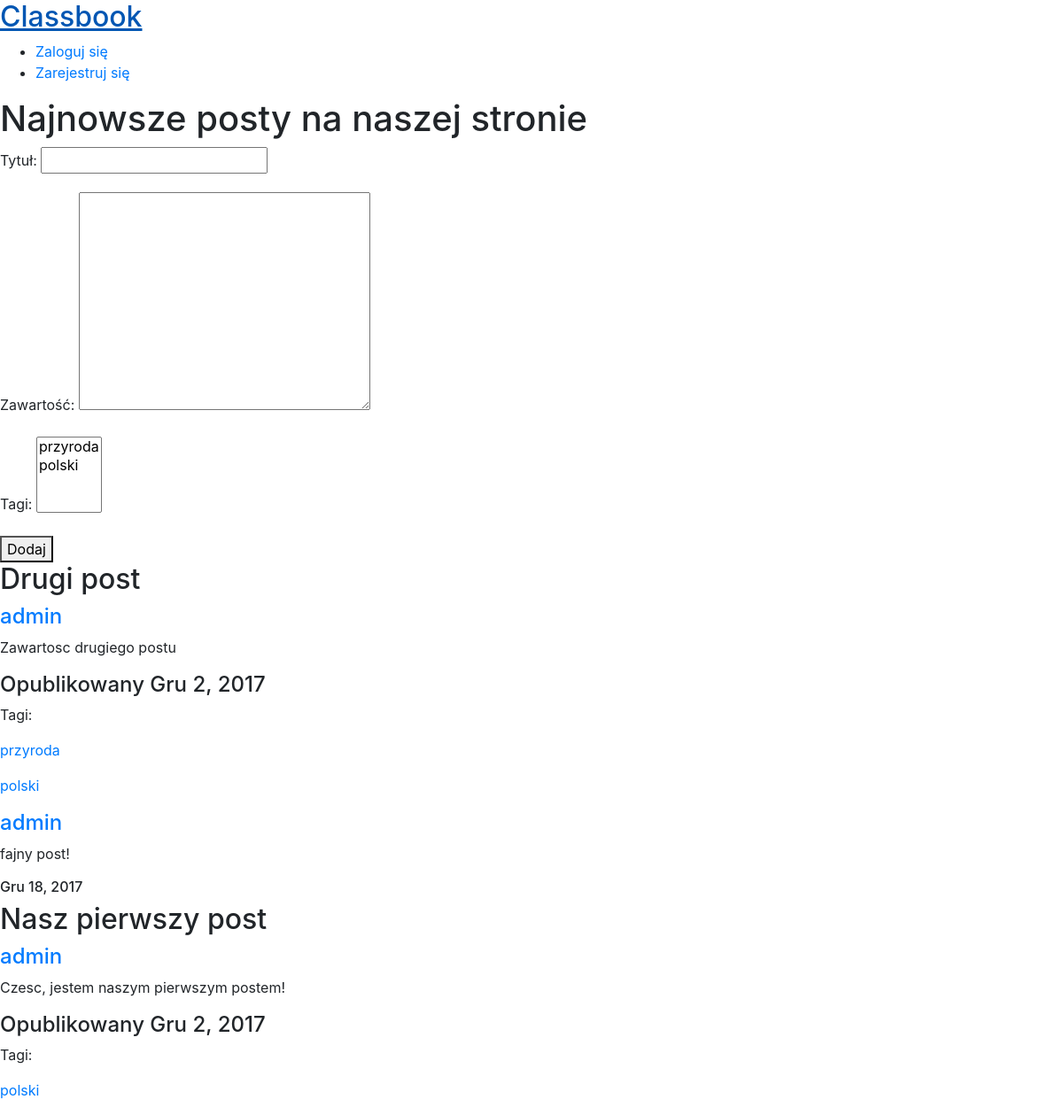
/, run on an earlier commit of the app's database.
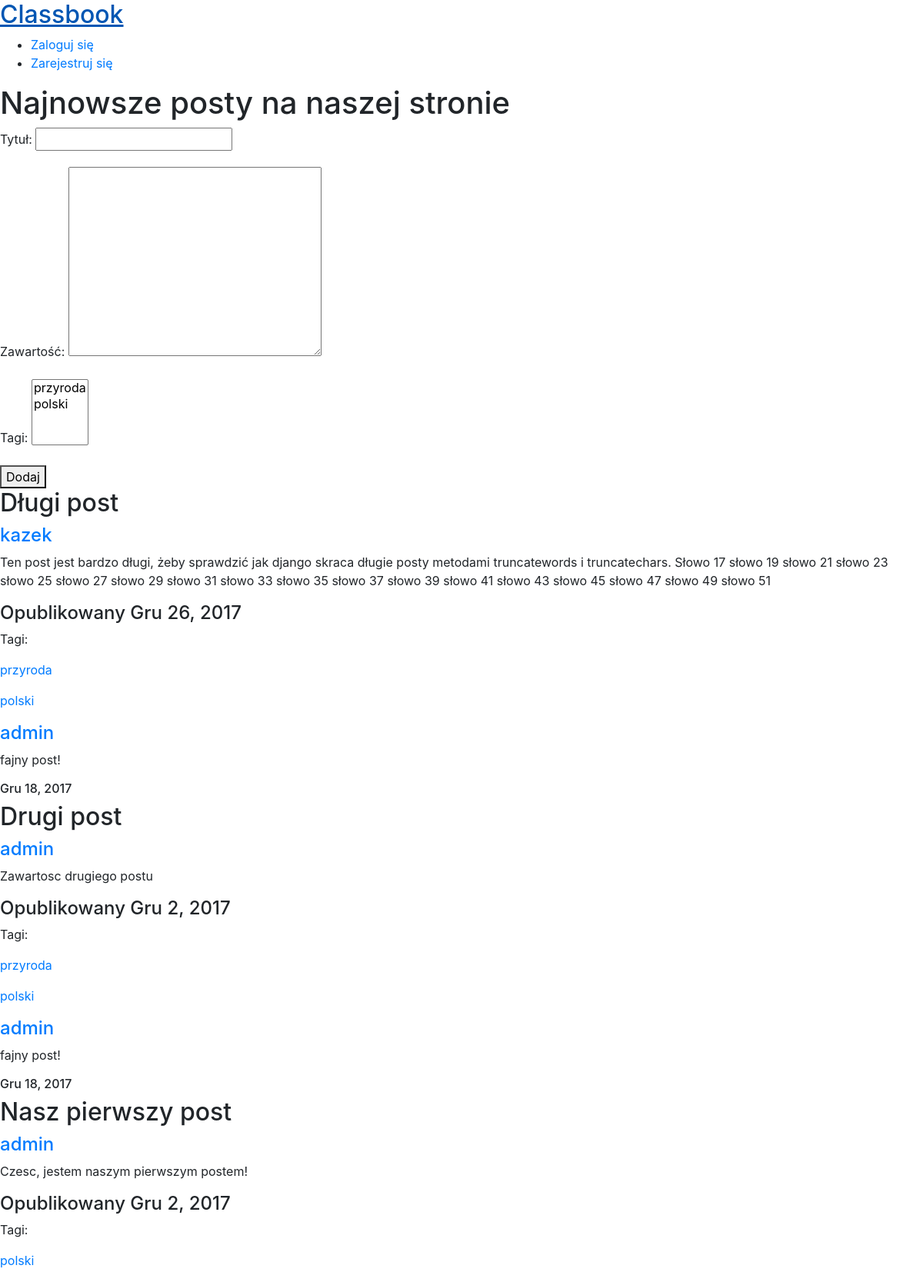
And on a later commit of the database.
### main/models.py (models this page shows, shortened)
class Post(models.Model):
	title = models.CharField(max_length=150)
	content = models.CharField(max_length=10000)
	publish_date = models.DateField(default=datetime.now) # DateTimeField(auto_now_add=True)
	user = models.ForeignKey(User, on_delete=models.CASCADE)
	tags = models.ManyToManyField(Tag)
	comments = models.ManyToManyField(Comment)
	class Meta:
		ordering = ['-publish_date', 'title']

class Tag(models.Model):
	name = models.CharField(max_length=80)
	def __str__(self):
		return self.name

class Comment(models.Model):
	user = models.ForeignKey(User, on_delete=models.CASCADE)
	date = models.DateField(default=datetime.now) # DateTimeField(auto_now_add=True)
	content = models.CharField(max_length=300)

### main/views.py (the view, shortened to what this page needs)
# urls.py: url(r'^$', views.index, name='index'),
def index(request):
	form = PostForm()
	posts = Post.objects.all()
	context = {
		'posts': posts,
		'form': form
	}
	return render(request, 'main/index.html', context)

### main/forms.py
class PostForm(forms.ModelForm):
	class Meta:
		model = Post
		fields = ['title', 'content', 'tags']
		widgets = {
			'content': forms.Textarea(attrs={'cols': 30, 'rows': 10})
		}
		labels = {
			'title': 'Tytuł',
			'content': 'Zawartość',
			'tags': 'Tagi'
		}

### main/templates/main/index.html (shortened to what this page needs)
{% extends 'main/base.html' %}
{% block header %}
	{% load humanize %}
{% endblock %}
{% block content %}
	<h1> Najnowsze posty na naszej stronie </h1>
	<div id="add_new_post">
		<form method="POST">
			{{ form.as_p }}
			<button type="submit">Dodaj</button>
		</form>
	</div>
	<div id="posts">
		{% for post in posts %}
			<div class="post">
				<h2> {{ post.title }} </h2>
				<a href="{% url 'user_view' post.user.username %}"><h4> {{ post.user.username }} </h4></a>
				<p> {{ post.content }} </p>
				<h4> Opublikowany {{ post.publish_date|naturalday }} </h4>
				<p> Tagi: </p>
				{% for tag in post.tags.all %}
					<div class="tag">
						<p> <a href="{% url 'tag_view' tag.name %}">{{ tag }}</a> </p>
					</div>
				{% endfor %}
				{% for comment in post.comments.all %}
					<div class="comment">
						<a href="{% url 'user_view' comment.user.username %}"><h4> {{ comment.user.username }} </h4></a>
						<p> {{ comment.content }} </p>
						<h6> {{ comment.date|naturalday }} </h6>
					</div>
				{% endfor %}
			</div>
		{% endfor %}
	</div>
{% endblock %}

### main/templates/main/base.html (shortened to what this page needs)
<!DOCTYPE html>
<html>
<head>
	<link rel="stylesheet" href="https://maxcdn.bootstrapcdn.com/bootstrap/4.0.0/css/bootstrap.min.css">
</head>
<body>
	<div id="navbar">
		<a href = "{% url 'index' %}"><h2>Classbook</h2></a>
		<div id="menu">
			<ul>
				{% if not user.is_authenticated %}
					<li><a href="{% url 'login' %}">Zaloguj się</a></li>
					<li><a href="{% url 'signup' %}">Zarejestruj się</a></li>
				{% else %}
					<li><a href="{% url 'logout' %}">Wyloguj się</a></li>
				{% endif %}
			</ul>
		</div>
	</div>
	{% block content %} {% endblock %}
</body>
</html>

What changed in the data, as far as the page shows it:
added Post: title "Długi post", user.username "kazek", content "Ten post jest bardzo długi, żeby sprawdzić jak django skraca długie posty metodami truncatewords i truncatechars. Słowo 17 słowo 19 słowo 21 słowo 23 słowo 25 słowo 27 słowo 29 słowo 31 słowo 33 słowo 35 słowo 37 słowo 39 słowo 41 słowo 43 słowo 45 słowo 47 słowo 49 słowo 51", publish_date "Gru 26, 2017", Tag (name "przyroda"), Tag (name "polski"), Comment (user.username "admin", content "fajny post!", date "Gru 18, 2017")
